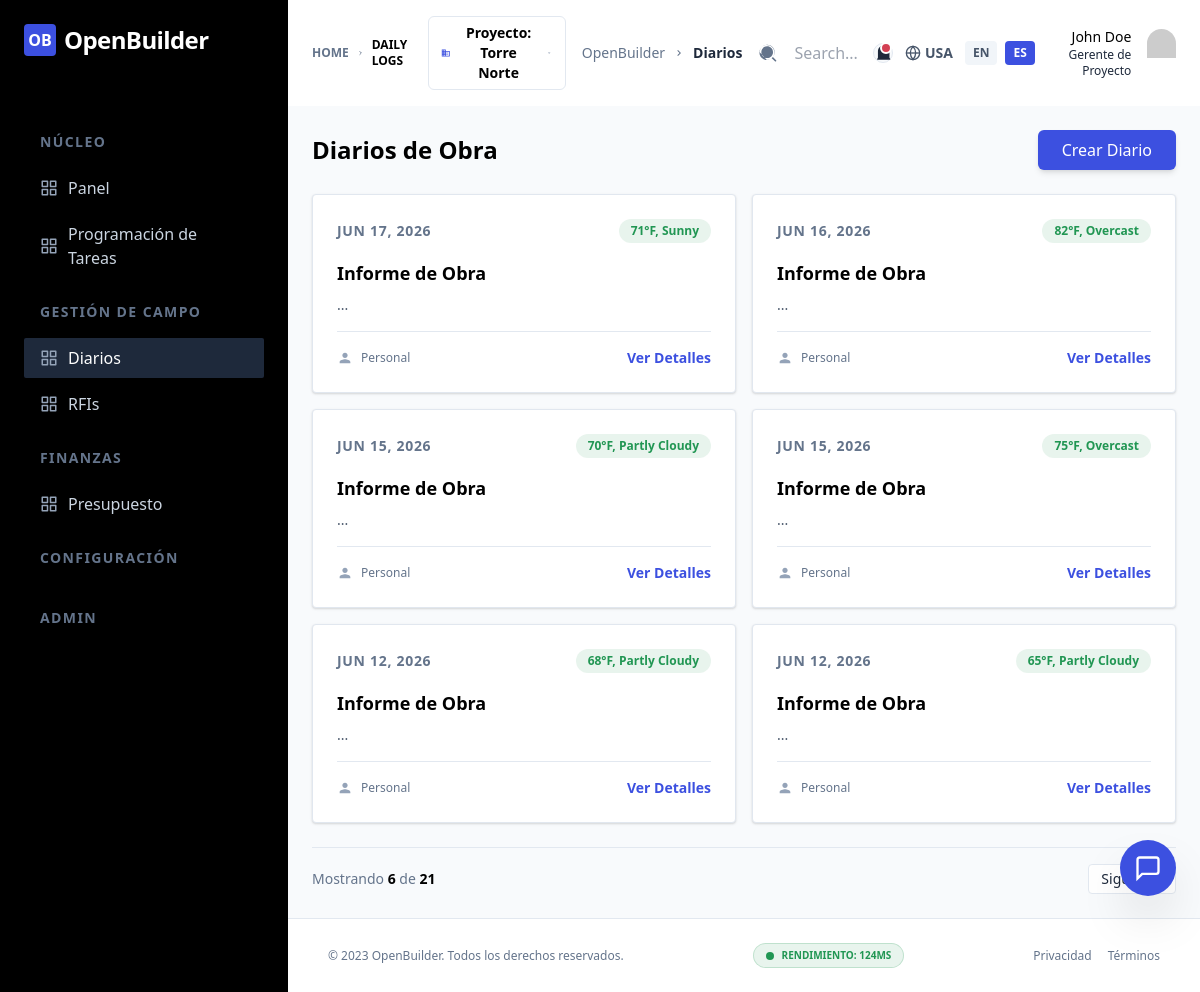
Screenshot of /?page=daily_logs&lang=es (signed in) with the database file from the repository.
### tables this page shows
CREATE TABLE daily_logs (
                id INTEGER PRIMARY KEY AUTOINCREMENT,
                log_date TEXT NOT NULL,
                weather TEXT,
                manpower INTEGER,
                work_performed TEXT,
                ai_report TEXT,
                latitude REAL,
                longitude REAL,
                gps_stamp TEXT,
                created_by INTEGER,
                created_at TEXT NOT NULL DEFAULT (datetime('now'))
            );

### src/app.php (called while the page is built, shortened)
<?php
function paginate_results($pdo, $query, $params = [], $per_page = 5) {
    $p = max(1, (int)($_GET['p'] ?? 1));
    $offset = ($p - 1) * $per_page;
    $count_query = preg_replace('/SELECT (.*) FROM/i', 'SELECT COUNT(*) FROM', $query);
    $count_query = preg_replace('/ORDER BY (.*)/i', '', $count_query);
    $stmt = $pdo->prepare($count_query);
    $stmt->execute($params);
    $total_items = $stmt->fetchColumn();
    $total_pages = ceil($total_items / $per_page);
    $paged_query = $query . " LIMIT :limit OFFSET :offset";
    $stmt = $pdo->prepare($paged_query);
    $stmt->bindValue(':limit', $per_page, PDO::PARAM_INT);
    $stmt->bindValue(':offset', $offset, PDO::PARAM_INT);
    $stmt->execute();
    return [
        'items' => $stmt->fetchAll(PDO::FETCH_ASSOC),
        'total_pages' => $total_pages,
        'current_page' => $p,
        'total_items' => $total_items
    ];
}

### templates/daily_logs.php (the view, shortened to what this page needs)
<?php
$query = "SELECT * FROM daily_logs ORDER BY log_date DESC, id DESC";
$pagination = paginate_results($pdo, $query, [], 6);
$daily_logs = $pagination['items'];
?>
<div class="mb-6 flex flex-col gap-3 sm:flex-row sm:items-center sm:justify-between">
    <h2 class="text-2xl font-bold text-black">
        <?php echo $lang === 'es' ? 'Diarios de Obra' : 'Daily Logs'; ?>
    </h2>
    <a href="?page=create_daily_log&lang=<?php echo $lang; ?>" class="inline-flex items-center justify-center rounded-md bg-primary py-2 px-6 text-center font-medium text-white hover:bg-opacity-90 shadow-md transition-all active:scale-95">
        <?php echo $lang === 'es' ? 'Crear Diario' : 'Create Daily Log'; ?>
    </a>
</div>
<div class="grid grid-cols-1 gap-4 md:grid-cols-2 xl:grid-cols-3">
    <?php foreach ($daily_logs as $log): ?>
    <div class="card hover:shadow-md transition-shadow">
        <div class="flex items-center justify-between mb-4">
            <span class="text-sm font-bold text-slate-500 uppercase tracking-wider">
                <?php echo date('M d, Y', strtotime($log['log_date'])); ?>
            </span>
            <span class="inline-flex rounded-full bg-success bg-opacity-10 py-1 px-3 text-xs font-bold text-success">
                <?php echo htmlspecialchars($log['weather']); ?>
            </span>
        </div>
        <h3 class="text-lg font-bold text-black mb-2 truncate">
            <?php echo $lang === 'es' ? 'Informe de Obra' : 'Project Report'; ?>
        </h3>
        <p class="text-sm text-slate-600 line-clamp-3 mb-4">
            <?php echo htmlspecialchars(substr($log['work_performed'], 0, 150)); ?>...
        </p>
        <div class="flex items-center justify-between border-t border-stroke pt-4">
            <div class="flex items-center gap-2">
                <svg class="fill-slate-400" width="16" height="16" viewBox="0 0 24 24">
                    <path d="M12 12c2.21 0 4-1.79 4-4s-1.79-4-4-4-4 1.79-4 4 1.79 4 4 4zm0 2c-2.67 0-8 1.34-8 4v2h16v-2c0-2.66-5.33-4-8-4z"></path>
                </svg>
                <span class="text-xs font-medium text-slate-500"><?php echo $log['manpower']; ?> <?php echo $lang === 'es' ? 'Personal' : 'Crew'; ?></span>
            </div>
            <a href="?page=view_daily_log&id=<?php echo $log['id']; ?>&lang=<?php echo $lang; ?>" class="text-primary hover:underline text-sm font-bold">
                <?php echo $lang === 'es' ? 'Ver Detalles' : 'View Details'; ?>
            </a>
        </div>
    </div>
    <?php endforeach; ?>
</div>
<div class="mt-6">
    <?php include __DIR__ . '/../layouts/pagination.php'; ?>
</div>

### public/css/variables.css (style rules this page uses)
:root { --color-primary: hsl(231, 74%, 56%); --color-primary-dark: hsl(231, 74%, 46%); --color-danger-light: hsl(0, 75%, 96%); --bg-body: hsl(210, 20%, 98%); --bg-card: hsl(0, 0%, 100%); --text-main: hsl(210, 20%, 15%); --text-muted: hsl(210, 10%, 45%); }
:root { --primary: hsl(230, 70%, 55%); --primary-dark: hsl(230, 70%, 45%); --secondary: hsl(200, 15%, 43%); --accent: hsl(35, 90%, 55%); --success: hsl(150, 60%, 45%); --warning: hsl(35, 90%, 55%); --danger: hsl(0, 75%, 60%); --color-success: hsl(145, 63%, 36%); --color-warning: hsl(28, 87%, 62%); --color-danger: hsl(352, 63%, 54%); --color-body-bg: hsl(210, 40%, 96%); --color-text-main: hsl(215, 25%, 27%); --color-text-muted: hsl(215, 16%, 47%); --color-stroke: hsl(214, 32%, 91%); --color-white: hsl(0, 0%, 100%); --color-black: hsl(222, 47%, 11%); --glass-bg: hsla(0, 0%, 100%, 0.7); --glass-border: hsla(0, 0%, 100%, 0.3); --glass-blur: 10px; --space-1: 0.25rem; --space-2: 0.5rem; --space-3: 0.75rem; --space-4: 1rem; --space-6: 1.5rem; --space-8: 2rem; --space-10: 2.5rem; --shadow-sm: 0 1px 2px 0 rgba(0, 0, 0, 0.05); --shadow-default: 0 1px 3px 0 rgba(0, 0, 0, 0.1), 0 1px 2px 0 rgba(0, 0, 0, 0.06); --shadow-md: 0 4px 6px -1px rgba(0, 0, 0, 0.1), 0 2px 4px -1px rgba(0, 0, 0, 0.06); }

### public/css/base.css (style rules this page uses)
* { margin: 0; padding: 0; box-sizing: border-box; }
body { background-color: var(--color-body-bg); color: var(--color-text-main); font-family: 'Inter', -apple-system, BlinkMacSystemFont, "Segoe UI", Roboto, sans-serif; line-height: 1.5; }
h1, h2, h3, h4, h5, h6 { color: var(--color-black); font-weight: 700; }
a { color: var(--color-primary); text-decoration: none; transition: color 0.3s ease; }
.card { background: var(--color-white); border: 1px solid var(--color-stroke); border-radius: var(--space-1); padding: var(--space-6); box-shadow: var(--shadow-default); }

### rows the page displays
daily_logs: log_date "JUN 17, 2026", weather "71°F, Sunny"
daily_logs: log_date "JUN 16, 2026", weather "82°F, Overcast"
daily_logs: log_date "JUN 15, 2026", weather "70°F, Partly Cloudy"
daily_logs: log_date "JUN 15, 2026", weather "75°F, Overcast"
daily_logs: log_date "JUN 12, 2026", weather "68°F, Partly Cloudy"
daily_logs: log_date "JUN 12, 2026", weather "65°F, Partly Cloudy"

### other values shown
$group['group_es'] "NÚCLEO"
$item['name_es'] "Panel"
$item['name_es'] "Programación de Tareas"
$group['group_es'] "GESTIÓN DE CAMPO"
$item['name_es'] "Diarios"
$item['name_es'] "RFIs"
$group['group_es'] "FINANZAS"
$item['name_es'] "Presupuesto"
$group['group_es'] "CONFIGURACIÓN"
$group['group_es'] "ADMIN"
str_replace('_', ' ', $page) "DAILY LOGS"
$page_titles[$page][$lang] "Diarios"
$region "USA"
count($pagination['items']) "6"
$pagination['total_items'] "21"
